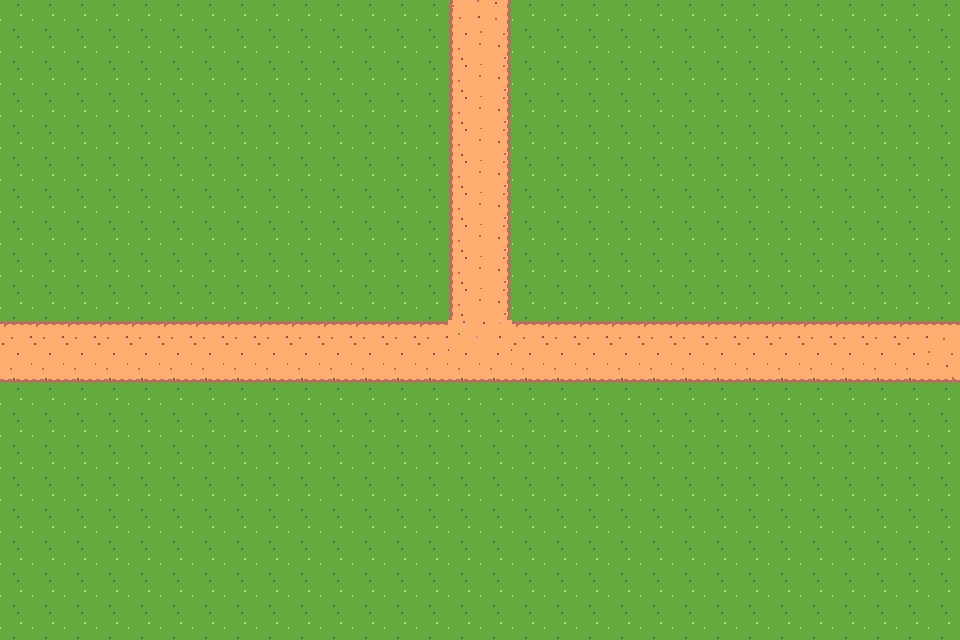

Rendered tile map (Tiled .tmx) drawn with the repository's tilesets; below, a short description and the map source with its tile grids summarised:
An orthogonal 30x20 tile map with 32x32 px tiles, 1 tile layer (Tile Layer 1) and 3 objects (path_1, path_2, road_area).

<map version="1.10" tiledversion="1.11.2" orientation="orthogonal" renderorder="right-down" width="30" height="20" tilewidth="32" tileheight="32" infinite="0" nextlayerid="14" nextobjectid="22">
 <tileset firstgid="1" source="Grass Tileset.tsx" />
 <objectgroup id="13" name="gameObjects">
  <object id="19" name="path_1" x="0" y="352">
   <polyline points="0,0 480,0 480,-352" />
  </object>
  <object id="20" name="path_2" x="0" y="352">
   <polyline points="0,0 960,0" />
  </object>
  <object id="21" name="road_area" x="0" y="329.143">
   <polygon points="0,-9.14286 448,-9.14286 451.765,-329.143 508.235,-329.143 512,-9.14286 960,-9.14286 960,54.8571 0,54.8571" />
  </object>
 </objectgroup>
 <layer id="1" name="Tile Layer 1" width="30" height="20">
  <data>[600 cells, 600 non-empty, 11 distinct tile ids]</data>
 </layer>
</map>
